Frame 1 (no input): blank canvas, image omitted
Frame 60 (the mouse pressed at the canvas centre just before this capture): blank canvas, image omitted
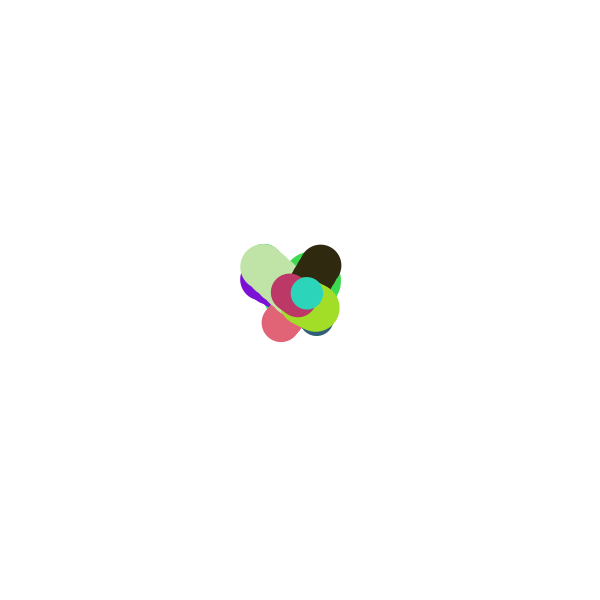
Frame 120 (the mouse held since frame 60 and released just before this capture)

The Processing sketch whose frames 1 and 60 were blank and that drew this single picture after the mouse press (run headless with seeded random() and noise(); from frame 60 on, the mouse is pressed at the canvas centre):

// Processing sketch: sketch_03
// ── sketch_03.pde
// code 1 FA 18
// bryan ma

// color variable as class field

// this sketch uses a basic ball or particle-type behavior
// to create a "painting" kind of effect. while the mouse is 
// pressed, a new instance is created every five frames. 

// change the class definition of "Brushstroke" to have a 
// color field. Then change the constructor arguments to accept 
// a color argument, which should set the object's color field. 

// finally, update the line of code which creates new brushstrokes
// to accept a color value. try using a color value which maps to 
// the position of the mouse on the screen. see the example gif
// to get an idea.

Brushstroke b;

void setup() {
  size(600, 600);
  noStroke();
  background(255);
}

void draw() {
  if (mousePressed) {
    if (frameCount % 5 == 0) {
      b = new Brushstroke(mouseX, mouseY);
    }

    if (b != null) {
      b.update();
      b.display();
    }
  }
}


class Brushstroke {
  float x, y;
  float vx, vy;
  float siz;
  float lifetime = 10;
  //float a, b;
  color c;

  Brushstroke(float x, float y) {
    this.x = x;
    this.y = y;
    vx = random(-8, 8);
    vy = random(-8, 8);
    siz = random(30, 60);
    //a = random(0, 255);
    //b = random(0,255);
    c = color (random(255), random(255), random(255));

  }

  void update() {
    x += vx;
    y += vy;
  }

  void display() {
    fill(c);
    noStroke();
    ellipse(x, y, siz, siz);
  }
}
